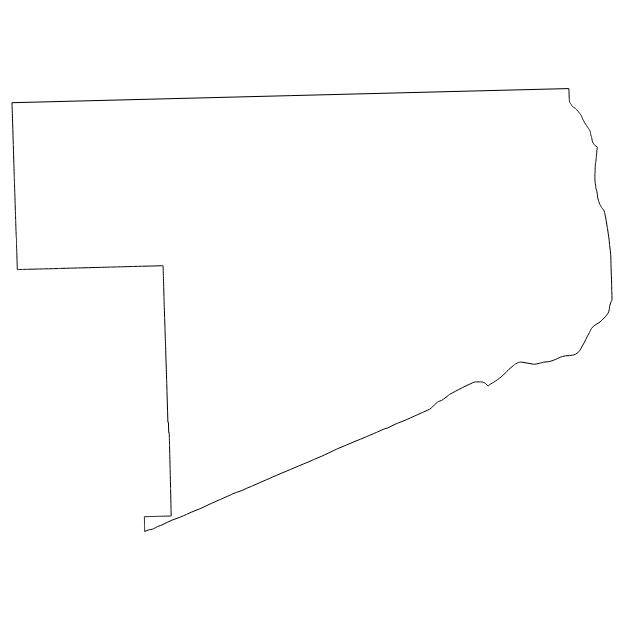

Write notebook code for a chart like this one.
### Code cell
comm_chart_west = alt.Chart(westside).mark_geoshape(fill='none',
    stroke='black',
    strokeWidth=0.5).encode(
        opacity=alt.value(1)
    ).project(type='identity', reflectY=True)

comm_chart_west

### Figure 1 — Vega-Lite specification as saved in the notebook (floating-point values rounded to 4 significant figures; data arrays with more than 128 entries replaced by an {"elided": "..."} marker saying what was removed)
{"config": {"view": {"continuousWidth": 300, "continuousHeight": 300}}, "data": {"name": "data-d1768412c359e3b52713af0ecfc519f2"}, "mark": {"type": "geoshape", "fill": "none", "stroke": "black", "strokeWidth": 0.5}, "encoding": {"opacity": {"value": 1}}, "projection": {"reflectY": true, "type": "identity"}, "$schema": "https://vega.github.io/schema/vega-lite/v5.20.1.json", "datasets": {"data-d1768412c359e3b52713af0ecfc519f2": [{"name": "westside", "type": "Feature", "geometry": {"type": "Polygon", "coordinates": {"elided": "1x1164x2 float values"}}}]}}
